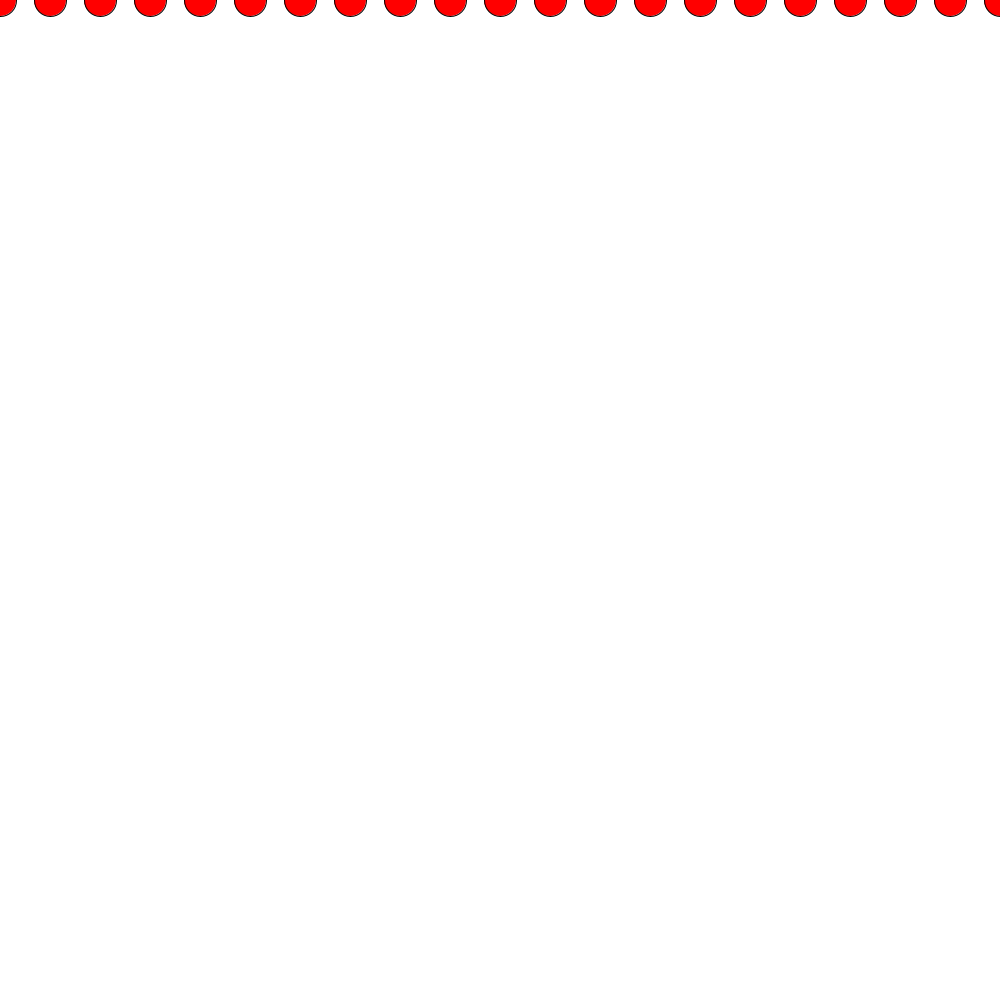
Frame 1 (no input)
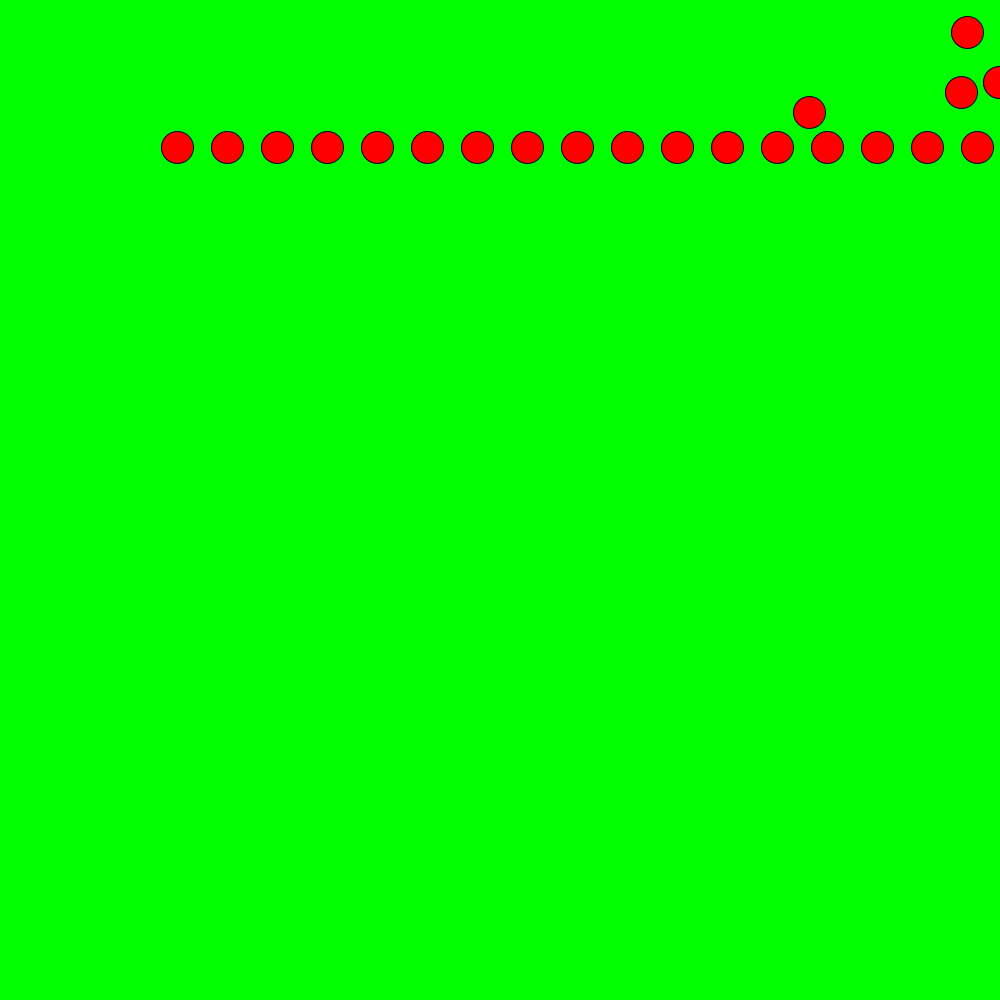
Frame 60 (the mouse pressed at the canvas centre just before this capture)
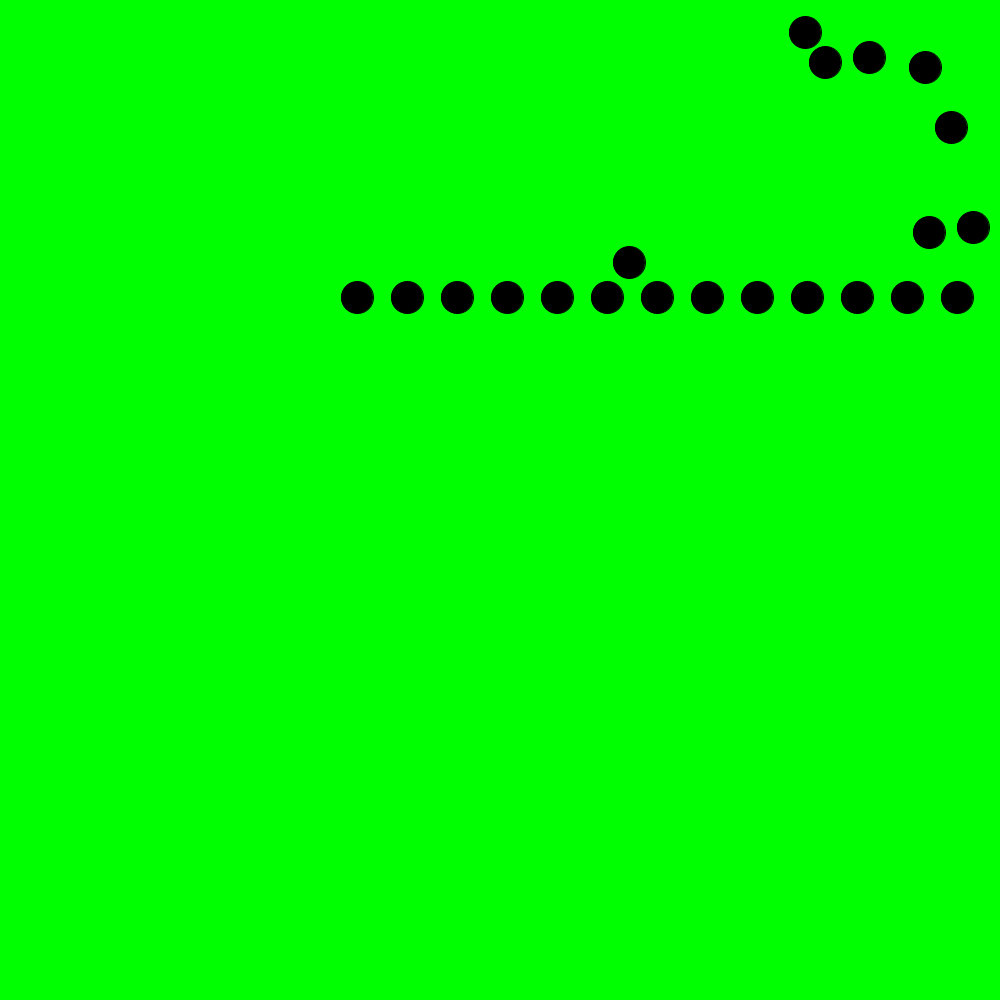
Frame 120 (the mouse held since frame 60 and released just before this capture)

The Processing sketch that drew these frames (run headless with seeded random() and noise(); from frame 60 on, the mouse is pressed at the canvas centre):

// Processing sketch: Bouncing_Balls_in_Array_SP1_Projekt
// ── Bouncing_Balls_in_Array_SP1_Projekt.pde
class Ball { // A class is something that has data for our object and the functionality(methods) of it.
  // Data
  float x, y, diameter, xspeed, yspeed;
  boolean popped = false;

  // Constructor
  // The Constructor is the moment the object is born, so when we give it these parameters we tell it to be born
  // with these values from the start.
  Ball(float xstart, float ystart, float speedX, float speedY, float dia) {
    x = xstart;
    y = ystart;
    xspeed = speedX;
    yspeed = speedY;
    diameter = dia;
  }

  // Method for displaying the ball, its width, height and color
  void displayBall(float diameter, color c) {
    stroke(0);
    if (popped) { // If the ball has popped, change to black. So since popped is default set to false, this wont happen
      // unless you click.
      fill(0);
    } else {
      fill(c);
    }

    ellipse(x, y, diameter, diameter);
  }
  // Method for the speed of the ball, both on the x-axis and y-axis
  void speed() {
    x = x + xspeed;
    y = y + yspeed;
  }
  // Method for checking when the balls hit the edges, if they hit either the left or right edge they will bounce
  // back, and if they hit either the top or bottom they will also bounce back.
  void checkEdges() {
    if (x > width || x < 0) {
      xspeed = xspeed * -1;
    }
    if (y > height || y < 0) {
      yspeed = yspeed * -1;
    }
  }
  void ballPop() {
    popped = true; // Set the popped state to true when clocked.
  }

  boolean bounceOffEach(Ball[] balls) { // The method now takes a Ball[] as parameter, which is an array of Ball objects
    for(Ball other : balls){ // A for each loop, it iterates over each Ball object in the balls[] array.
    // The temporary variable "other" represents one ball from the array during each iteration of the loop.
    // Example: The first iteration, "other" refers to the first ball in the array, second iteration it will refer to the
    // second and so on till the end of the array
      if(other != this){ // This if statement ensures that the current ball(this) does not compare itself with itself
      // self collision does not make sense. If "other" is the same as "this", the method skips this iteration and moves
      // on to the next ball.
        float d = dist(this.x,this.y,other.x,other.y); // float d calculates the distance "d" between the center
        // of the current ball(this.x,this.y) and the center of the "other" ball(other.x,other.y).
        // The dist() function in processing calculates the straight-line distance between two points (x1,y2) and (x2,y2)
        if(d < (this.diameter/2 + other.diameter/2)){ // We check if distance d between the centers of the two balls is less
        // than the sum of their radii(which is diameter/2 for each ball). If the distance is less than the sum of the radii
        // it means the two balls are overlapping or colliding.
          xspeed = xspeed * -1; // when colliding the balls go the opposite direction on the x and y axis
          yspeed = yspeed * -1;
          return true; // The method returns true as soon as collision is detected, saying that a collision has happened
        }
      }
    }
    return false; // If the loop finishes and no collision has happened (so the distance between this and every other 
    // ball is greater than their radii), then the method returns false, saying that no collision has happened.
  }
}

/* Explaning of for each loop
And the current ball (this) is b1. The loop goes through each ball in the array:

First Iteration: other = b1

other != this will be false because b1 == b1 (it's the same ball), so this iteration is skipped.
Second Iteration: other = b2

other != this will be true because b2 != b1, so the distance between b1 and b2 is calculated.
Third Iteration: other = b3

other != this will be true because b3 != b1, so the distance between b1 and b3 is calculated.
Fourth Iteration: other = b4

other != this will be true because b4 != b1, so the distance between b1 and b4 is calculated.

The loop checks each ball, and if a collision is found with any ball (b2, b3, or b4), the speed is reversed and the method returns true.

*/

// ── Call_ball.pde
Ball[] balls = new Ball[50];

void setup() {
  // We initialize our object. "b" and "b2" are both new instances of our "Ball" object.
  size(1000, 1000);
  
  for(int i = 0; i < balls.length; i++){
    balls[i] = new Ball(50*i,0,3,2.5,32);
    }
}

boolean collisionDetected = false;

void draw() {
  // Using dot syntax to call a function/method on our object of ball b and ball b2
  if (collisionDetected) {
    background(0, 255, 0);
  } else {
    background(255);
  }
  for(int i = 0; i < balls.length; i++){
     balls[i].displayBall(32,color(255,0,0));
     balls[i].speed();
     balls[i].checkEdges();
     if(balls[i].bounceOffEach(balls)){
     collisionDetected = true;
     }
  }
}

void mousePressed() {
  // When mousePressed (when you click) the balls will pop and turn black.
 for(int i = 0; i < balls.length; i++){
   balls[i].ballPop();
 }
}
